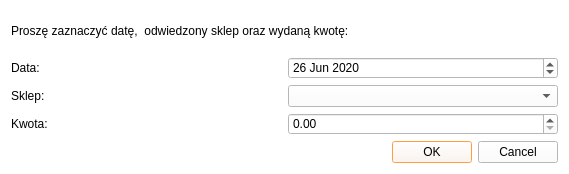
<?xml version="1.0" encoding="UTF-8"?>
<ui version="4.0">
 <class>DialogClothes</class>
 <widget class="QDialog" name="DialogClothes">
  <property name="geometry">
   <rect>
    <x>0</x>
    <y>0</y>
    <width>569</width>
    <height>174</height>
   </rect>
  </property>
  <property name="windowTitle">
   <string>Dialog</string>
  </property>
  <property name="styleSheet">
   <string notr="true">background-color: rgb(255, 255, 255);
selection-background-color: rgb(245, 121, 0);</string>
  </property>
  <layout class="QVBoxLayout" name="verticalLayout_2">
   <item>
    <layout class="QHBoxLayout" name="horizontalLayout_5">
     <item>
      <widget class="QLabel" name="label">
       <property name="text">
        <string>Proszę zaznaczyć datę,  odwiedzony sklep oraz wydaną kwotę:</string>
       </property>
      </widget>
     </item>
     <item>
      <spacer name="horizontalSpacer_2">
       <property name="orientation">
        <enum>Qt::Horizontal</enum>
       </property>
       <property name="sizeHint" stdset="0">
        <size>
         <width>68</width>
         <height>20</height>
        </size>
       </property>
      </spacer>
     </item>
    </layout>
   </item>
   <item>
    <layout class="QVBoxLayout" name="verticalLayout">
     <item>
      <layout class="QHBoxLayout" name="horizontalLayout">
       <item>
        <widget class="QLabel" name="label_2">
         <property name="text">
          <string>Data: </string>
         </property>
        </widget>
       </item>
       <item>
        <widget class="QDateEdit" name="dateEdit">
         <property name="date">
          <date>
           <year>2020</year>
           <month>6</month>
           <day>26</day>
          </date>
         </property>
        </widget>
       </item>
      </layout>
     </item>
     <item>
      <layout class="QHBoxLayout" name="horizontalLayout_2">
       <item>
        <widget class="QLabel" name="label_3">
         <property name="text">
          <string>Sklep: </string>
         </property>
        </widget>
       </item>
       <item>
        <widget class="QComboBox" name="comboBox"/>
       </item>
      </layout>
     </item>
     <item>
      <layout class="QHBoxLayout" name="horizontalLayout_3">
       <item>
        <widget class="QLabel" name="label_4">
         <property name="text">
          <string>Kwota: </string>
         </property>
        </widget>
       </item>
       <item>
        <widget class="QDoubleSpinBox" name="doubleSpinBox">
         <property name="maximum">
          <double>100000000000000005366162204393472.000000000000000</double>
         </property>
        </widget>
       </item>
      </layout>
     </item>
     <item>
      <layout class="QHBoxLayout" name="horizontalLayout_4">
       <item>
        <spacer name="horizontalSpacer">
         <property name="orientation">
          <enum>Qt::Horizontal</enum>
         </property>
         <property name="sizeHint" stdset="0">
          <size>
           <width>118</width>
           <height>20</height>
          </size>
         </property>
        </spacer>
       </item>
       <item>
        <widget class="QDialogButtonBox" name="buttonBox">
         <property name="orientation">
          <enum>Qt::Horizontal</enum>
         </property>
         <property name="standardButtons">
          <set>QDialogButtonBox::Cancel|QDialogButtonBox::Ok</set>
         </property>
        </widget>
       </item>
      </layout>
     </item>
    </layout>
   </item>
  </layout>
 </widget>
 <resources/>
 <connections>
  <connection>
   <sender>buttonBox</sender>
   <signal>accepted()</signal>
   <receiver>DialogClothes</receiver>
   <slot>accept()</slot>
   <hints>
    <hint type="sourcelabel">
     <x>248</x>
     <y>254</y>
    </hint>
    <hint type="destinationlabel">
     <x>157</x>
     <y>274</y>
    </hint>
   </hints>
  </connection>
  <connection>
   <sender>buttonBox</sender>
   <signal>rejected()</signal>
   <receiver>DialogClothes</receiver>
   <slot>reject()</slot>
   <hints>
    <hint type="sourcelabel">
     <x>316</x>
     <y>260</y>
    </hint>
    <hint type="destinationlabel">
     <x>286</x>
     <y>274</y>
    </hint>
   </hints>
  </connection>
 </connections>
</ui>
